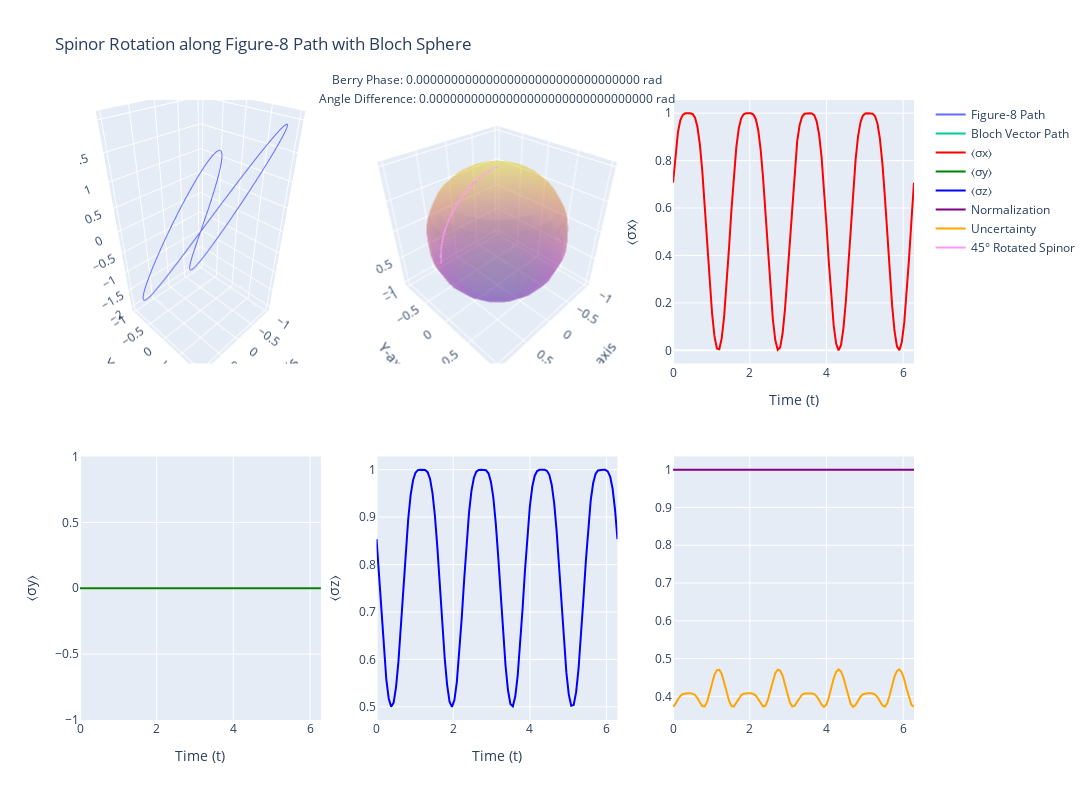

Here is the notebook cell this chart was saved with:
### Code cell
import numpy as np
import plotly.graph_objs as go
from plotly.subplots import make_subplots

# Functions as previously defined
def spinor(theta, phi):
    return np.array([np.cos(theta/2), np.exp(1j*phi)*np.sin(theta/2)])

def rotate_spinor(spinor, angle):
    rotation_matrix = np.array([[np.cos(angle/2), -np.sin(angle/2)],
                                [np.sin(angle/2), np.cos(angle/2)]])
    return np.dot(rotation_matrix, spinor)

def bloch_vector(spinor):
    x = 2 * np.real(np.conj(spinor[0]) * spinor[1])
    y = 2 * np.imag(np.conj(spinor[0]) * spinor[1])
    z = np.abs(spinor[0])**2 - np.abs(spinor[1])**2
    return np.array([x, y, z])

def berry_phase(spinors):
    phase = 0
    for i in range(len(spinors) - 1):
        phase += np.imag(np.log(np.vdot(spinors[i], spinors[i+1])))
    phase += np.imag(np.log(np.vdot(spinors[-1], spinors[0])))
    return phase

# Create the figure-8 path and elevate the z-axis for visual clarity
t = np.linspace(0, 2*np.pi, 100)
x = np.sin(t)
y = np.sin(2*t)
z = 2* np.sin(2*t)  # Adding elevation to the z-axis for better visualization

# Rotate the spinor and move it along the path
initial_spinor = spinor(np.pi/4, 0)  # 45-degree spinor
rotated_spinors = []
bloch_vectors = []
for i in range(len(t)):
    angle = np.pi/4 * np.sin(4*t[i])  # Vary rotation angle along the path
    rotated_spinor = rotate_spinor(initial_spinor, angle)
    rotated_spinors.append(rotated_spinor)
    bloch_vectors.append(bloch_vector(rotated_spinor))

bloch_vectors = np.array(bloch_vectors)

# Calculate Berry phase
berry_phase_value = berry_phase(rotated_spinors)

# Calculate angle difference between initial and final spinor
angle_diff = np.arccos(np.abs(np.vdot(rotated_spinors[0], rotated_spinors[-1])))

# Calculate expectation values of Pauli matrices
sigma_x = np.array([[0, 1], [1, 0]])
sigma_y = np.array([[0, -1j], [1j, 0]])
sigma_z = np.array([[1, 0], [0, 0]])

exp_x = [np.real(np.conj(s).dot(sigma_x.dot(s))) for s in rotated_spinors]
exp_y = [np.real(np.conj(s).dot(sigma_y.dot(s))) for s in rotated_spinors]
exp_z = [np.real(np.conj(s).dot(sigma_z.dot(s))) for s in rotated_spinors]

# Validate quantum physics laws
normalization = [np.abs(np.vdot(s, s)) for s in rotated_spinors]
uncertainty_principle = [np.std([ex, ey, ez]) for ex, ey, ez in zip(exp_x, exp_y, exp_z)]

# Visualize the results using Plotly
fig = make_subplots(rows=2, cols=3, specs=[
    [{'type': 'scatter3d'}, {'type': 'scatter3d'}, {'type': 'scatter'}],
    [{'type': 'scatter'}, {'type': 'scatter'}, {'type': 'scatter'}]
])

# 3D path with elevated z-axis
fig.add_trace(go.Scatter3d(x=x, y=y, z=z, mode='lines', name='Figure-8 Path'), row=1, col=1)

# Bloch sphere with the figure-8 path
u = np.linspace(0, 2*np.pi, 20)
v = np.linspace(0, np.pi, 20)
sphere_x = np.outer(np.cos(u), np.sin(v))
sphere_y = np.outer(np.sin(u), np.sin(v))
sphere_z = np.outer(np.ones(np.size(u)), np.cos(v))

fig.add_trace(go.Surface(x=sphere_x, y=sphere_y, z=sphere_z, opacity=0.3, showscale=False), row=1, col=2)
fig.add_trace(go.Scatter3d(x=bloch_vectors[:, 0], y=bloch_vectors[:, 1], z=bloch_vectors[:, 2],
                           mode='lines', name='Bloch Vector Path'), row=1, col=2)

# Expectation values
fig.add_trace(go.Scatter(x=t, y=exp_x, mode='lines', name='⟨σx⟩', line=dict(color='red')), row=1, col=3)
fig.add_trace(go.Scatter(x=t, y=exp_y, mode='lines', name='⟨σy⟩', line=dict(color='green')), row=2, col=1)
fig.add_trace(go.Scatter(x=t, y=exp_z, mode='lines', name='⟨σz⟩', line=dict(color='blue')), row=2, col=2)

# Normalization and uncertainty principle
fig.add_trace(go.Scatter(x=t, y=normalization, mode='lines', name='Normalization', line=dict(color='purple')), row=2, col=3)
fig.add_trace(go.Scatter(x=t, y=uncertainty_principle, mode='lines', name='Uncertainty', line=dict(color='orange')), row=2, col=3)

# Add a new figure for 45-degree self-rotation visualization
fig_8_rotated = go.Scatter3d(x=bloch_vectors[:, 0], y=bloch_vectors[:, 1], z=bloch_vectors[:, 2],
                             mode='lines', name='45° Rotated Spinor')

fig.add_trace(fig_8_rotated, row=1, col=2)  # Adding to Bloch sphere plot

# Adding axis labels
fig.update_layout(
    title='Spinor Rotation along Figure-8 Path with Bloch Sphere',
    scene=dict(xaxis_title='X-axis', yaxis_title='Y-axis', zaxis_title='Z-axis'),
    height=800, width=1200,
    scene2=dict(xaxis_title='X-axis', yaxis_title='Y-axis', zaxis_title='Z-axis')  # Bloch sphere plot
)

# Add annotations with important information
fig.add_annotation(text=f"Berry Phase: {berry_phase_value:.32f} rad", xref="paper", yref="paper", x=0.5, y=1.05, showarrow=False)
fig.add_annotation(text=f"Angle Difference: {angle_diff:.32f} rad", xref="paper", yref="paper", x=0.5, y=1.02, showarrow=False)
fig.update_xaxes(title_text="Time (t)", row=1, col=3)
fig.update_yaxes(title_text="⟨σx⟩", row=1, col=3)
fig.update_xaxes(title_text="Time (t)", row=2, col=1)
fig.update_yaxes(title_text="⟨σy⟩", row=2, col=1)
fig.update_xaxes(title_text="Time (t)", row=2, col=2)
fig.update_yaxes(title_text="⟨σz⟩", row=2, col=2)
fig.show()


# Print relevant test results and observations
print(f"Berry Phase: {berry_phase_value:.32f} rad")
print(f"Berry Phase (degrees): {np.degrees(berry_phase_value):.32f}°")
print(f"Angle Difference between Initial and Final Spinor: {angle_diff:.32f} rad")
print(f"Average Normalization: {np.mean(normalization):.32f}")
print(f"Average Uncertainty: {np.mean(uncertainty_principle):.32f}")

# Check if normalization holds for all spinors (should be close to 1)
normalization_errors = np.max(np.abs(np.array(normalization) - 1))
if normalization_errors < 1e-6:
    print(f"Normalization Check: PASSED (Max Deviation: {normalization_errors:.16f})")
else:
    print(f"Normalization Check: FAILED (Max Deviation: {normalization_errors:.6e})")

# Check if uncertainty principle holds
uncertainty_errors = np.mean(uncertainty_principle)
if uncertainty_errors < 1e-6:
    print(f"Uncertainty Principle Check: PASSED (Average Uncertainty: {uncertainty_errors:.6e})")
else:
    print(f"Uncertainty Principle Check: FAILED (Average Uncertainty: {uncertainty_errors:.6e})")
